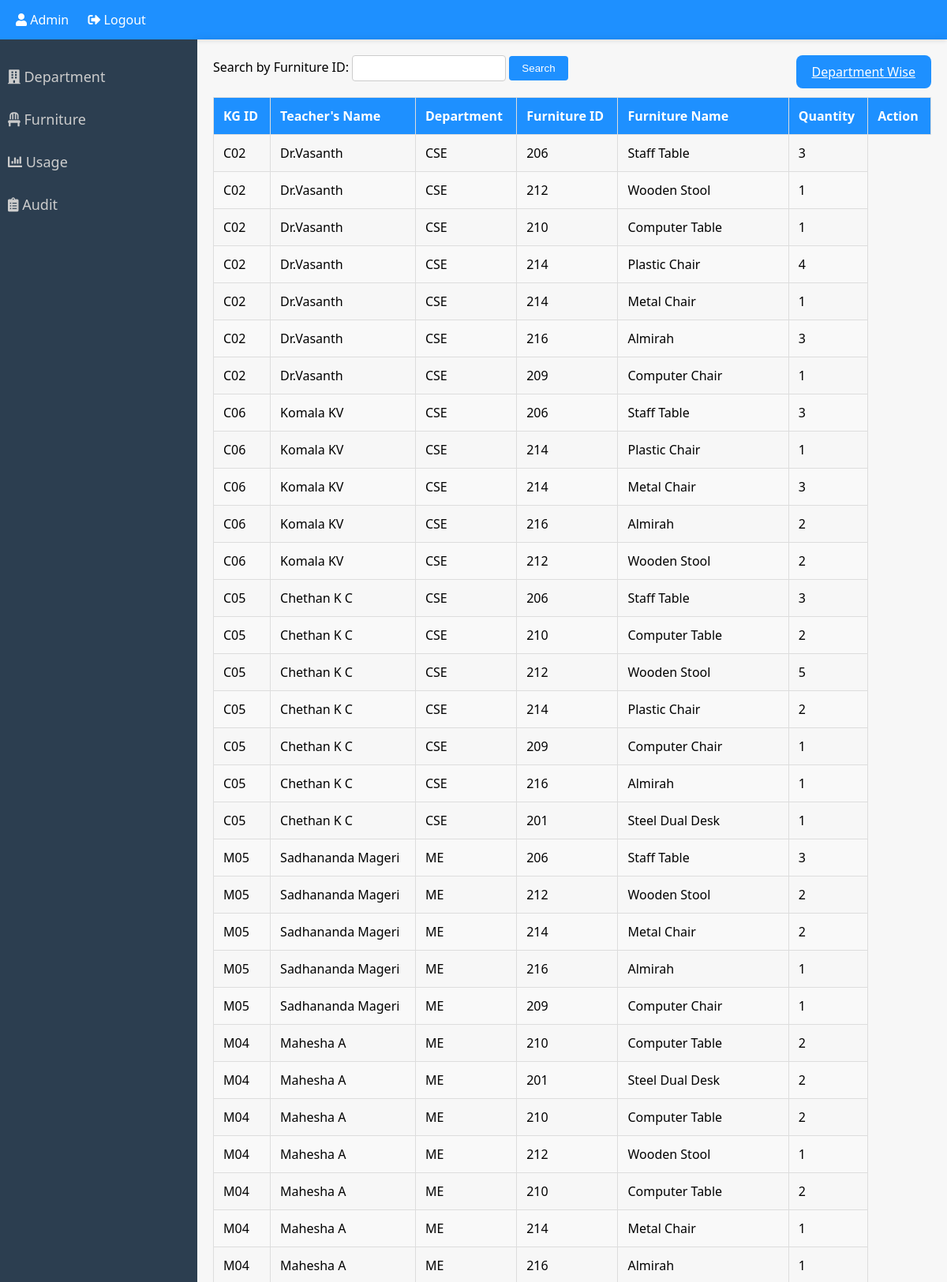
The app's page /usagetable.php (upper part) with its own data.
### tables this page shows
CREATE TABLE usagetable (
    kg_id VARCHAR(10),
    teachers_name VARCHAR(255),
    Department_name VARCHAR(255),
    furniture_id INT,
    furniture_name VARCHAR(255),
    furniture_quantity INT
);

### usagetable.php (the view, shortened to what this page needs)
<?php
$servername = "localhost";
$username = "root";
$password = "";
$dbname = "inventory";
$conn = new mysqli($servername, $username, $password, $dbname);
$sql = "SELECT CAST(kg_id AS CHAR) AS kg_id, teachers_name, Department_name, furniture_id, furniture_name, furniture_quantity FROM usagetable";
$stmt = $conn->prepare($sql);
$stmt->execute();
$result = $stmt->get_result();
?>
<!DOCTYPE html>
<html lang="en">
<head>
    <link rel="stylesheet" href="https://cdnjs.cloudflare.com/ajax/libs/font-awesome/5.15.1/css/all.min.css">
</head>
<body>
<div id="top-bar">
    <div>
        <a href="admin.php"><i class="fas fa-user"></i> Admin</a>
        <a href="logout.php"><i class="fas fa-sign-out-alt"></i> Logout</a>
    </div>
</div>
<div id="sidebar">
    <a href="department.php"><i class="fas fa-building"></i> Department</a>
    <a href="furnituretable.php"><i class="fas fa-chair"></i> Furniture</a>
    <a href="usagetable.php"><i class="fas fa-chart-bar"></i> Usage</a>
    <a href="audittable.php"><i class="fas fa-clipboard-list"></i> Audit</a>
</div>
<div id="content">
    <div class="search-form">
        <form method="get" action="">
            <label for="search">Search by Furniture ID:</label>
            <input type="text" id="search" name="search" value="<?php echo isset($_GET['search']) ? htmlspecialchars($_GET['search']) : ''; ?>">
            <input type="submit" value="Search">
        </form>
    </div>
    <table>
        <thead>
            <tr>
                <th>KG ID</th>
                <th>Teacher's Name</th>
                <th>Department</th>
                <th>Furniture ID</th>
                <th>Furniture Name</th>
                <th>Quantity</th>
                <th>Action</th>
            </tr>
        </thead>
        <tbody>
            <?php
            if ($result->num_rows > 0) {
                while($row = $result->fetch_assoc()) {
                    echo "<tr>
                            <td class='kg_id'>{$row['kg_id']}</td>
                            <td>{$row['teachers_name']}</td>
                            <td>{$row['Department_name']}</td>
                            <td class='furniture_id'>{$row['furniture_id']}</td>
                            <td>{$row['furniture_name']}</td>
                            <td class='quantity'>{$row['furniture_quantity']}</td>
                        </tr>";
                }
            } else {
                echo "<tr><td colspan='7'>No records found</td></tr>";
            }
            ?>
        </tbody>
    </table>
    <a id="department-btn" href="department2.php">Department Wise</a>
</div>
</body>
</html>

### usagetable.php (style rules this page uses)
body { font-family: 'Segoe UI', Tahoma, Geneva, Verdana, sans-serif; margin: 0; padding: 0; background-color: #f7f7f7; }
#top-bar { background: #1e90ff; height: 50px; display: flex; align-items: center; justify-content: space-between; padding: 0 20px; box-shadow: 0 2px 5px rgba(0, 0, 0, 0.1); color: white; }
#top-bar a { text-decoration: none; color: white; margin-right: 20px; font-size: 16px; transition: all 0.3s ease; }
#sidebar { width: 250px; height: 100%; background: #2c3e50; position: fixed; left: 0; top: 50px; overflow-x: hidden; padding-top: 20px; transition: all 0.3s ease; }
#sidebar a { padding: 15px 10px; text-decoration: none; font-size: 18px; color: #ccc; display: block; transition: all 0.3s ease; }
#content { margin-left: 250px; padding: 20px; background-size: cover; background-position: center; min-height: calc(100vh - 50px); overflow: auto; border-top-left-radius: 0px; box-shadow: 0 0 10px rgba(0, 0, 0, 0.1); transition: all 0.3s ease; }
table { width: 100%; border-collapse: collapse; margin-top: 20px; }
th, td { border: 1px solid #ddd; padding: 12px; text-align: left; }
th { background-color: #1e90ff; color: #fff; font-weight: bold; }
tr:nth-child(even) { background-color: #f9f9f9; }
.search-form { margin-bottom: 20px; }
.search-form input[type="text"] { padding: 8px; border: 1px solid #ccc; border-radius: 4px; }
.search-form input[type="submit"] { background-color: #1e90ff; color: #fff; border: none; padding: 8px 16px; border-radius: 4px; cursor: pointer; }
#department-btn { position: absolute; top: 70px; right: 20px; background-color: #1e90ff; color: white; border: none; border-radius: 8px; padding: 10px 20px; font-size: 16px; cursor: pointer; transition: all 0.3s ease; z-index: 9999; }

### records on screen
usagetable: kg_id "C02", teachers_name "Dr.Vasanth", Department_name "CSE", furniture "206", furniture_name "Staff Table", furniture_quantity "3"
usagetable: kg_id "C02", teachers_name "Dr.Vasanth", Department_name "CSE", furniture "212", furniture_name "Wooden Stool", furniture_quantity "1"
usagetable: kg_id "C02", teachers_name "Dr.Vasanth", Department_name "CSE", furniture "210", furniture_name "Computer Table", furniture_quantity "1"
usagetable: kg_id "C02", teachers_name "Dr.Vasanth", Department_name "CSE", furniture "214", furniture_name "Plastic Chair", furniture_quantity "4"
usagetable: kg_id "C02", teachers_name "Dr.Vasanth", Department_name "CSE", furniture "214", furniture_name "Metal Chair", furniture_quantity "1"
usagetable: kg_id "C02", teachers_name "Dr.Vasanth", Department_name "CSE", furniture "216", furniture_name "Almirah", furniture_quantity "3"
usagetable: kg_id "C02", teachers_name "Dr.Vasanth", Department_name "CSE", furniture "209", furniture_name "Computer Chair", furniture_quantity "1"
usagetable: kg_id "C06", teachers_name "Komala KV", Department_name "CSE", furniture "206", furniture_name "Staff Table", furniture_quantity "3"
usagetable: kg_id "C06", teachers_name "Komala KV", Department_name "CSE", furniture "214", furniture_name "Plastic Chair", furniture_quantity "1"
usagetable: kg_id "C06", teachers_name "Komala KV", Department_name "CSE", furniture "214", furniture_name "Metal Chair", furniture_quantity "3"
usagetable: kg_id "C06", teachers_name "Komala KV", Department_name "CSE", furniture "216", furniture_name "Almirah", furniture_quantity "2"
usagetable: kg_id "C06", teachers_name "Komala KV", Department_name "CSE", furniture "212", furniture_name "Wooden Stool", furniture_quantity "2"
usagetable: kg_id "C05", teachers_name "Chethan K C", Department_name "CSE", furniture "206", furniture_name "Staff Table", furniture_quantity "3"
usagetable: kg_id "C05", teachers_name "Chethan K C", Department_name "CSE", furniture "210", furniture_name "Computer Table", furniture_quantity "2"
usagetable: kg_id "C05", teachers_name "Chethan K C", Department_name "CSE", furniture "212", furniture_name "Wooden Stool", furniture_quantity "5"
usagetable: kg_id "C05", teachers_name "Chethan K C", Department_name "CSE", furniture "214", furniture_name "Plastic Chair", furniture_quantity "2"
usagetable: kg_id "C05", teachers_name "Chethan K C", Department_name "CSE", furniture "209", furniture_name "Computer Chair", furniture_quantity "1"
usagetable: kg_id "C05", teachers_name "Chethan K C", Department_name "CSE", furniture "216", furniture_name "Almirah", furniture_quantity "1"
usagetable: kg_id "C05", teachers_name "Chethan K C", Department_name "CSE", furniture "201", furniture_name "Steel Dual Desk", furniture_quantity "1"
usagetable: kg_id "M05", teachers_name "Sadhananda Mageri", Department_name "ME", furniture "206", furniture_name "Staff Table", furniture_quantity "3"
usagetable: kg_id "M05", teachers_name "Sadhananda Mageri", Department_name "ME", furniture "212", furniture_name "Wooden Stool", furniture_quantity "2"
usagetable: kg_id "M05", teachers_name "Sadhananda Mageri", Department_name "ME", furniture "214", furniture_name "Metal Chair", furniture_quantity "2"
usagetable: kg_id "M05", teachers_name "Sadhananda Mageri", Department_name "ME", furniture "216", furniture_name "Almirah", furniture_quantity "1"
usagetable: kg_id "M05", teachers_name "Sadhananda Mageri", Department_name "ME", furniture "209", furniture_name "Computer Chair", furniture_quantity "1"
usagetable: kg_id "M04", teachers_name "Mahesha A", Department_name "ME", furniture "210", furniture_name "Computer Table", furniture_quantity "2"
usagetable: kg_id "M04", teachers_name "Mahesha A", Department_name "ME", furniture "201", furniture_name "Steel Dual Desk", furniture_quantity "2"
usagetable: kg_id "M04", teachers_name "Mahesha A", Department_name "ME", furniture "210", furniture_name "Computer Table", furniture_quantity "2"
usagetable: kg_id "M04", teachers_name "Mahesha A", Department_name "ME", furniture "212", furniture_name "Wooden Stool", furniture_quantity "1"
usagetable: kg_id "M04", teachers_name "Mahesha A", Department_name "ME", furniture "210", furniture_name "Computer Table", furniture_quantity "2"
usagetable: kg_id "M04", teachers_name "Mahesha A", Department_name "ME", furniture "214", furniture_name "Metal Chair", furniture_quantity "1"
usagetable: kg_id "M04", teachers_name "Mahesha A", Department_name "ME", furniture "216", furniture_name "Almirah", furniture_quantity "1"
